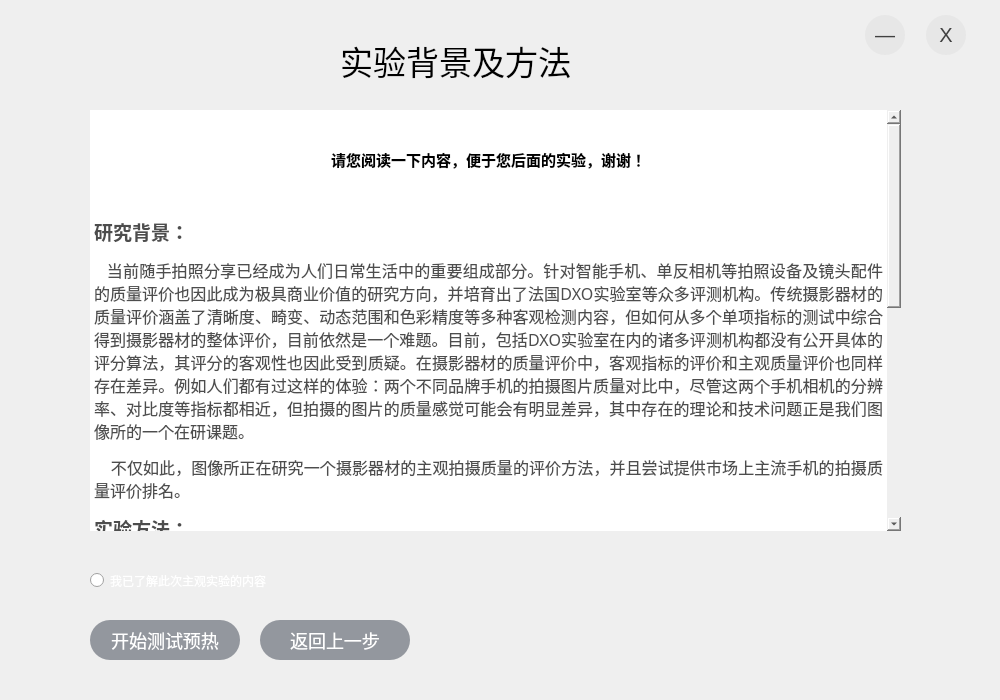
<?xml version="1.0" encoding="UTF-8"?>
<ui version="4.0">
 <class>Form</class>
 <widget class="QWidget" name="Form">
  <property name="geometry">
   <rect>
    <x>0</x>
    <y>0</y>
    <width>1000</width>
    <height>700</height>
   </rect>
  </property>
  <property name="minimumSize">
   <size>
    <width>1000</width>
    <height>700</height>
   </size>
  </property>
  <property name="maximumSize">
   <size>
    <width>1000</width>
    <height>700</height>
   </size>
  </property>
  <property name="windowTitle">
   <string>Form</string>
  </property>
  <property name="windowIcon">
   <iconset resource="../images.qrc">
    <normaloff>:/Main_Exp/images/app_icon.png</normaloff>:/Main_Exp/images/app_icon.png</iconset>
  </property>
  <property name="styleSheet">
   <string notr="true">QWidget#Form{
	border-image: url(:/Get_Info/images/Get_Info_bg_2.jpg);
}</string>
  </property>
  <widget class="QTextEdit" name="textEdit">
   <property name="geometry">
    <rect>
     <x>90</x>
     <y>110</y>
     <width>811</width>
     <height>421</height>
    </rect>
   </property>
   <property name="font">
    <font>
     <family>仿宋</family>
     <pointsize>11</pointsize>
     <weight>50</weight>
     <italic>false</italic>
     <bold>false</bold>
    </font>
   </property>
   <property name="styleSheet">
    <string notr="true">border: none;</string>
   </property>
   <property name="readOnly">
    <bool>true</bool>
   </property>
   <property name="html">
    <string>&lt;!DOCTYPE HTML PUBLIC &quot;-//W3C//DTD HTML 4.0//EN&quot; &quot;http://www.w3.org/TR/REC-html40/strict.dtd&quot;&gt;
&lt;html&gt;&lt;head&gt;&lt;meta name=&quot;qrichtext&quot; content=&quot;1&quot; /&gt;&lt;style type=&quot;text/css&quot;&gt;
p, li { white-space: pre-wrap; }
&lt;/style&gt;&lt;/head&gt;&lt;body style=&quot; font-family:'仿宋'; font-size:11pt; font-weight:400; font-style:normal;&quot;&gt;
&lt;p align=&quot;center&quot; style=&quot;-qt-paragraph-type:empty; margin-top:0px; margin-bottom:12px; margin-left:0px; margin-right:0px; -qt-block-indent:0; text-indent:0px; background-color:#ffffff;&quot;&gt;&lt;br /&gt;&lt;/p&gt;
&lt;p align=&quot;center&quot; style=&quot; margin-top:0px; margin-bottom:12px; margin-left:0px; margin-right:0px; -qt-block-indent:0; text-indent:0px; background-color:#ffffff;&quot;&gt;&lt;span style=&quot; font-weight:600; background-color:#ffffff;&quot;&gt;请您阅读一下内容，便于您后面的实验，谢谢！&lt;/span&gt;&lt;/p&gt;
&lt;p align=&quot;center&quot; style=&quot;-qt-paragraph-type:empty; margin-top:0px; margin-bottom:12px; margin-left:0px; margin-right:0px; -qt-block-indent:0; text-indent:0px; font-weight:600; background-color:#ffffff;&quot;&gt;&lt;br /&gt;&lt;/p&gt;
&lt;p align=&quot;justify&quot; style=&quot; margin-top:0px; margin-bottom:12px; margin-left:0px; margin-right:0px; -qt-block-indent:0; text-indent:0px; background-color:#ffffff;&quot;&gt;&lt;span style=&quot; font-family:'黑体'; font-size:14pt; font-weight:600; color:#4d4d4d;&quot;&gt;研究背景：&lt;/span&gt;&lt;/p&gt;
&lt;p align=&quot;justify&quot; style=&quot; margin-top:0px; margin-bottom:12px; margin-left:0px; margin-right:0px; -qt-block-indent:0; text-indent:0px; background-color:#ffffff;&quot;&gt;&lt;span style=&quot; font-family:'FangSong'; font-size:12pt; color:#4d4d4d;&quot;&gt;   当前随手拍照分享已经成为人们日常生活中的重要组成部分。针对智能手机、单反相机等拍照设备及镜头配件的质量评价也因此成为极具商业价值的研究方向，并培育出了法国DXO实验室等众多评测机构。传统摄影器材的质量评价涵盖了清晰度、畸变、动态范围和色彩精度等多种客观检测内容，但如何从多个单项指标的测试中综合得到摄影器材的整体评价，目前依然是一个难题。目前，包括DXO实验室在内的诸多评测机构都没有公开具体的评分算法，其评分的客观性也因此受到质疑。在摄影器材的质量评价中，客观指标的评价和主观质量评价也同样存在差异。例如人们都有过这样的体验：两个不同品牌手机的拍摄图片质量对比中，尽管这两个手机相机的分辨率、对比度等指标都相近，但拍摄的图片的质量感觉可能会有明显差异，其中存在的理论和技术问题正是我们图像所的一个在研课题。&lt;/span&gt;&lt;span style=&quot; font-size:12pt;&quot;&gt; &lt;/span&gt;&lt;/p&gt;
&lt;p align=&quot;justify&quot; style=&quot; margin-top:12px; margin-bottom:12px; margin-left:0px; margin-right:0px; -qt-block-indent:0; text-indent:0px;&quot;&gt;&lt;span style=&quot; font-family:'FangSong'; font-size:12pt; color:#4d4d4d;&quot;&gt;    不仅如此，图像所正在研究一个摄影器材的主观拍摄质量的评价方法，并且尝试提供市场上主流手机的拍摄质量评价排名。&lt;/span&gt;&lt;/p&gt;
&lt;p align=&quot;justify&quot; style=&quot; margin-top:12px; margin-bottom:12px; margin-left:0px; margin-right:0px; -qt-block-indent:0; text-indent:0px;&quot;&gt;&lt;span style=&quot; font-family:'黑体'; font-size:14pt; font-weight:600; color:#4d4d4d;&quot;&gt;实验方法：&lt;/span&gt;&lt;/p&gt;
&lt;p align=&quot;justify&quot; style=&quot; margin-top:12px; margin-bottom:12px; margin-left:0px; margin-right:0px; -qt-block-indent:0; text-indent:0px;&quot;&gt;&lt;span style=&quot; font-family:'FangSong'; font-size:12pt; color:#4d4d4d;&quot;&gt;  针对本次&lt;/span&gt;&lt;span style=&quot; font-size:12pt;&quot;&gt;图像主观评价实验，我们采用单刺激离散质量评价方法，但会在第二张屏幕上以幻灯片形式播放同组其他照片，用以辅助您做出判断&lt;/span&gt;&lt;span style=&quot; font-family:'FangSong'; font-size:12pt; color:#4d4d4d;&quot;&gt;。测试图片共xxx张，分为xxx个组（不同场景），需要您配合的是：&lt;/span&gt;&lt;/p&gt;
&lt;p align=&quot;justify&quot; style=&quot; margin-top:12px; margin-bottom:12px; margin-left:0px; margin-right:0px; -qt-block-indent:0; text-indent:0px;&quot;&gt;&lt;span style=&quot; font-family:'FangSong'; font-size:12pt; color:#4d4d4d;&quot;&gt;     1.请您用手机扫描右下角的二维码，以帮助我们此次主观实验的信息采集，其中主要包括性别、年龄段、是否佩戴眼镜等一些简单内容，我们保证只会将其用于后续模型研究之中。&lt;/span&gt;&lt;/p&gt;
&lt;p align=&quot;justify&quot; style=&quot; margin-top:12px; margin-bottom:12px; margin-left:0px; margin-right:0px; -qt-block-indent:0; text-indent:0px;&quot;&gt;&lt;span style=&quot; font-family:'FangSong'; font-size:12pt; color:#4d4d4d;&quot;&gt;     2.接下来您将首先观看实验预热动画，以帮助您熟悉此次主观实验的内容和评价方法。其中您可以选择反复观看，直至您熟悉如何进行实验的评价。&lt;/span&gt;&lt;/p&gt;
&lt;p align=&quot;justify&quot; style=&quot; margin-top:12px; margin-bottom:12px; margin-left:0px; margin-right:0px; -qt-block-indent:0; text-indent:0px;&quot;&gt;&lt;span style=&quot; font-family:'FangSong'; font-size:12pt; color:#4d4d4d;&quot;&gt;     3.在熟悉实验内容后，您可以选择“继续实验，下一步”，或返回上一步查看具体实验背景和方法，或点击“我已熟悉如何评价”进行正式实验。&lt;/span&gt;&lt;/p&gt;
&lt;p align=&quot;justify&quot; style=&quot; margin-top:12px; margin-bottom:12px; margin-left:0px; margin-right:0px; -qt-block-indent:0; text-indent:0px;&quot;&gt;&lt;span style=&quot; font-family:'FangSong'; font-size:12pt; color:#4d4d4d;&quot;&gt;   4.具体实验：您将在屏幕左侧看到一张照片，并根据他的好坏，给出您认为的得分，得分范围为0-100分，分数越高表示图片质量越好，分数越低则表示质量越低。（大致对应：0分：几乎看不出是什么；20分：非常差；40分：很差；60分：一般；80分：很好；100分：极好的，几乎完美）因此，在实验过程中，屏幕将以第二屏幕幻灯片形式播放同场景的其他照片，用于辅助您观察并评价左侧图片的好坏。一张照片您将有10s的观察时间，接着您有12s的观察时间，做出判断。然后不断持续进行。为了您更好的进行实验，防止审美疲劳，请您根据工作人员的要求进行测试时间的安排。&lt;/span&gt;&lt;/p&gt;
&lt;p align=&quot;justify&quot; style=&quot;-qt-paragraph-type:empty; margin-top:12px; margin-bottom:12px; margin-left:0px; margin-right:0px; -qt-block-indent:0; text-indent:0px; font-family:'FangSong'; font-size:12pt; color:#4d4d4d;&quot;&gt;&lt;br /&gt;&lt;/p&gt;
&lt;p align=&quot;justify&quot; style=&quot; margin-top:12px; margin-bottom:12px; margin-left:0px; margin-right:0px; -qt-block-indent:0; text-indent:0px;&quot;&gt;&lt;span style=&quot; font-family:'FangSong'; font-size:12pt; color:#4d4d4d;&quot;&gt;     最后，再次感谢您参与此次图像质量评价实验！祝您实验愉快，生活愉快~&lt;/span&gt;&lt;/p&gt;&lt;/body&gt;&lt;/html&gt;</string>
   </property>
  </widget>
  <widget class="QRadioButton" name="is_read_bginfo_rB">
   <property name="geometry">
    <rect>
     <x>90</x>
     <y>570</y>
     <width>271</width>
     <height>21</height>
    </rect>
   </property>
   <property name="font">
    <font>
     <family>黑体</family>
     <pointsize>9</pointsize>
     <weight>50</weight>
     <bold>false</bold>
    </font>
   </property>
   <property name="styleSheet">
    <string notr="true">color: white;</string>
   </property>
   <property name="text">
    <string>我已了解此次主观实验的内容</string>
   </property>
   <property name="checked">
    <bool>false</bool>
   </property>
  </widget>
  <widget class="QLabel" name="label">
   <property name="geometry">
    <rect>
     <x>840</x>
     <y>540</y>
     <width>150</width>
     <height>150</height>
    </rect>
   </property>
   <property name="minimumSize">
    <size>
     <width>150</width>
     <height>150</height>
    </size>
   </property>
   <property name="maximumSize">
    <size>
     <width>150</width>
     <height>150</height>
    </size>
   </property>
   <property name="styleSheet">
    <string notr="true">border-image: url(:/Get_Info/images/backgroung_info_qrcode.jpg);
border: none;</string>
   </property>
   <property name="text">
    <string/>
   </property>
  </widget>
  <widget class="QLabel" name="label_2">
   <property name="geometry">
    <rect>
     <x>340</x>
     <y>30</y>
     <width>341</width>
     <height>61</height>
    </rect>
   </property>
   <property name="font">
    <font>
     <family>等线</family>
     <pointsize>25</pointsize>
     <weight>50</weight>
     <italic>false</italic>
     <bold>false</bold>
    </font>
   </property>
   <property name="styleSheet">
    <string notr="true">background-color: transparent;
font: 25pt &quot;等线&quot;;
color: rgb(0, 0, 0);
border: none;</string>
   </property>
   <property name="text">
    <string>实验背景及方法</string>
   </property>
  </widget>
  <widget class="QPushButton" name="go_to_warmup_btn">
   <property name="enabled">
    <bool>false</bool>
   </property>
   <property name="geometry">
    <rect>
     <x>90</x>
     <y>620</y>
     <width>150</width>
     <height>40</height>
    </rect>
   </property>
   <property name="minimumSize">
    <size>
     <width>150</width>
     <height>40</height>
    </size>
   </property>
   <property name="maximumSize">
    <size>
     <width>150</width>
     <height>40</height>
    </size>
   </property>
   <property name="font">
    <font>
     <family>黑体</family>
     <pointsize>-1</pointsize>
     <weight>50</weight>
     <italic>false</italic>
     <bold>false</bold>
    </font>
   </property>
   <property name="cursor">
    <cursorShape>PointingHandCursor</cursorShape>
   </property>
   <property name="styleSheet">
    <string notr="true">QPushButton {
	font: 18px;
	color: rgb(255, 255, 255);
	background-color: rgb(147, 151, 158);
	border-radius: 20px;
	border: 2px;
}
QPushButton:pressed {
	background-color: rgb(68, 68, 66);
	border: 2px double;
}
QPushButton:hover {
	background-color: rgb(141, 141, 151);
}</string>
   </property>
   <property name="text">
    <string>开始测试预热</string>
   </property>
   <property name="checkable">
    <bool>true</bool>
   </property>
   <property name="checked">
    <bool>false</bool>
   </property>
  </widget>
  <widget class="QWidget" name="layoutWidget">
   <property name="geometry">
    <rect>
     <x>850</x>
     <y>10</y>
     <width>131</width>
     <height>51</height>
    </rect>
   </property>
   <layout class="QHBoxLayout" name="horizontalLayout">
    <item>
     <widget class="QPushButton" name="pushButton_5">
      <property name="minimumSize">
       <size>
        <width>40</width>
        <height>40</height>
       </size>
      </property>
      <property name="maximumSize">
       <size>
        <width>40</width>
        <height>40</height>
       </size>
      </property>
      <property name="font">
       <font>
        <family>Segoe UI Symbol</family>
        <pointsize>-1</pointsize>
        <weight>50</weight>
        <italic>false</italic>
        <bold>false</bold>
       </font>
      </property>
      <property name="cursor">
       <cursorShape>PointingHandCursor</cursorShape>
      </property>
      <property name="toolTip">
       <string>&lt;html&gt;&lt;head/&gt;&lt;body&gt;&lt;p&gt;最小化&lt;/p&gt;&lt;/body&gt;&lt;/html&gt;</string>
      </property>
      <property name="toolTipDuration">
       <number>700</number>
      </property>
      <property name="styleSheet">
       <string notr="true">QPushButton {
	font: 20px;
	color: rgb(65, 65, 65);
	background-color: rgb(231, 231, 231);
	border-radius: 20px;
	border: 2px;
}
QPushButton:pressed {
	background-color: rgb(209, 0, 0);
	border: 2px double;
	color: rgb(255, 255, 255);
}
QPushButton:hover {
	background-color: rgb(223, 223, 223);
}
</string>
      </property>
      <property name="text">
       <string>—</string>
      </property>
     </widget>
    </item>
    <item>
     <widget class="QPushButton" name="pushButton_6">
      <property name="minimumSize">
       <size>
        <width>40</width>
        <height>40</height>
       </size>
      </property>
      <property name="maximumSize">
       <size>
        <width>40</width>
        <height>40</height>
       </size>
      </property>
      <property name="font">
       <font>
        <family>Segoe UI Symbol</family>
        <pointsize>-1</pointsize>
        <weight>50</weight>
        <italic>false</italic>
        <bold>false</bold>
       </font>
      </property>
      <property name="cursor">
       <cursorShape>PointingHandCursor</cursorShape>
      </property>
      <property name="toolTip">
       <string>关闭</string>
      </property>
      <property name="toolTipDuration">
       <number>700</number>
      </property>
      <property name="styleSheet">
       <string notr="true">QPushButton {
	font: 20px;
	color: rgb(65, 65, 65);
	background-color: rgb(231, 231, 231);
	border-radius: 20px;
	border: 2px;
}
QPushButton:pressed {
	background-color: rgb(200, 0, 0);
	border: 2px double;
	color: rgb(255, 255, 255);
}
QPushButton:hover {
	background-color: rgb(223, 223, 223);
}
</string>
      </property>
      <property name="text">
       <string>X</string>
      </property>
     </widget>
    </item>
   </layout>
  </widget>
  <widget class="QPushButton" name="go_to_warmup_btn_2">
   <property name="enabled">
    <bool>true</bool>
   </property>
   <property name="geometry">
    <rect>
     <x>260</x>
     <y>620</y>
     <width>150</width>
     <height>40</height>
    </rect>
   </property>
   <property name="minimumSize">
    <size>
     <width>150</width>
     <height>40</height>
    </size>
   </property>
   <property name="maximumSize">
    <size>
     <width>150</width>
     <height>40</height>
    </size>
   </property>
   <property name="font">
    <font>
     <family>黑体</family>
     <pointsize>-1</pointsize>
     <weight>50</weight>
     <italic>false</italic>
     <bold>false</bold>
    </font>
   </property>
   <property name="cursor">
    <cursorShape>PointingHandCursor</cursorShape>
   </property>
   <property name="styleSheet">
    <string notr="true">QPushButton {
	font: 18px;
	color: rgb(255, 255, 255);
	background-color: rgb(147, 151, 158);
	border-radius: 20px;
	border: 2px;
}
QPushButton:pressed {
	background-color: rgb(68, 68, 66);
	border: 2px double;
}
QPushButton:hover {
	background-color: rgb(141, 141, 151);
}</string>
   </property>
   <property name="text">
    <string>返回上一步</string>
   </property>
   <property name="checkable">
    <bool>true</bool>
   </property>
   <property name="checked">
    <bool>false</bool>
   </property>
  </widget>
 </widget>
 <resources>
  <include location="../images.qrc"/>
 </resources>
 <connections>
  <connection>
   <sender>pushButton_5</sender>
   <signal>clicked()</signal>
   <receiver>Form</receiver>
   <slot>get_info_pane_min()</slot>
   <hints>
    <hint type="sourcelabel">
     <x>872</x>
     <y>35</y>
    </hint>
    <hint type="destinationlabel">
     <x>874</x>
     <y>-70</y>
    </hint>
   </hints>
  </connection>
  <connection>
   <sender>pushButton_6</sender>
   <signal>clicked()</signal>
   <receiver>Form</receiver>
   <slot>get_info_pane_close()</slot>
   <hints>
    <hint type="sourcelabel">
     <x>946</x>
     <y>40</y>
    </hint>
    <hint type="destinationlabel">
     <x>1031</x>
     <y>32</y>
    </hint>
   </hints>
  </connection>
  <connection>
   <sender>go_to_warmup_btn</sender>
   <signal>clicked()</signal>
   <receiver>Form</receiver>
   <slot>jump_from_getinfo_to_warmup()</slot>
   <hints>
    <hint type="sourcelabel">
     <x>176</x>
     <y>632</y>
    </hint>
    <hint type="destinationlabel">
     <x>168</x>
     <y>724</y>
    </hint>
   </hints>
  </connection>
  <connection>
   <sender>is_read_bginfo_rB</sender>
   <signal>clicked()</signal>
   <receiver>Form</receiver>
   <slot>is_read_bginfo()</slot>
   <hints>
    <hint type="sourcelabel">
     <x>109</x>
     <y>575</y>
    </hint>
    <hint type="destinationlabel">
     <x>-16</x>
     <y>580</y>
    </hint>
   </hints>
  </connection>
  <connection>
   <sender>go_to_warmup_btn_2</sender>
   <signal>clicked()</signal>
   <receiver>Form</receiver>
   <slot>jump_from_getinfo_to_start()</slot>
   <hints>
    <hint type="sourcelabel">
     <x>355</x>
     <y>643</y>
    </hint>
    <hint type="destinationlabel">
     <x>358</x>
     <y>731</y>
    </hint>
   </hints>
  </connection>
 </connections>
 <slots>
  <slot>get_info_pane_min()</slot>
  <slot>get_info_pane_close()</slot>
  <slot>jump_from_getinfo_to_warmup()</slot>
  <slot>is_read_bginfo()</slot>
  <slot>jump_from_getinfo_to_start()</slot>
 </slots>
</ui>
